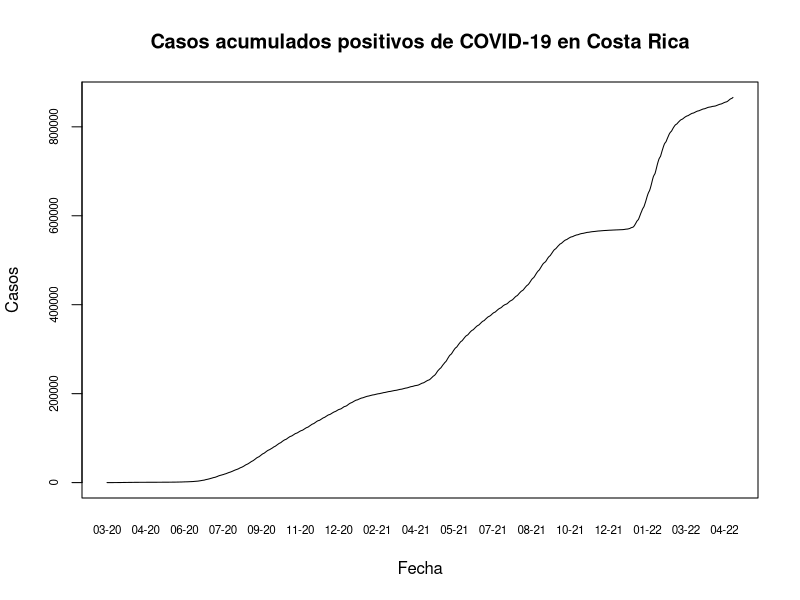
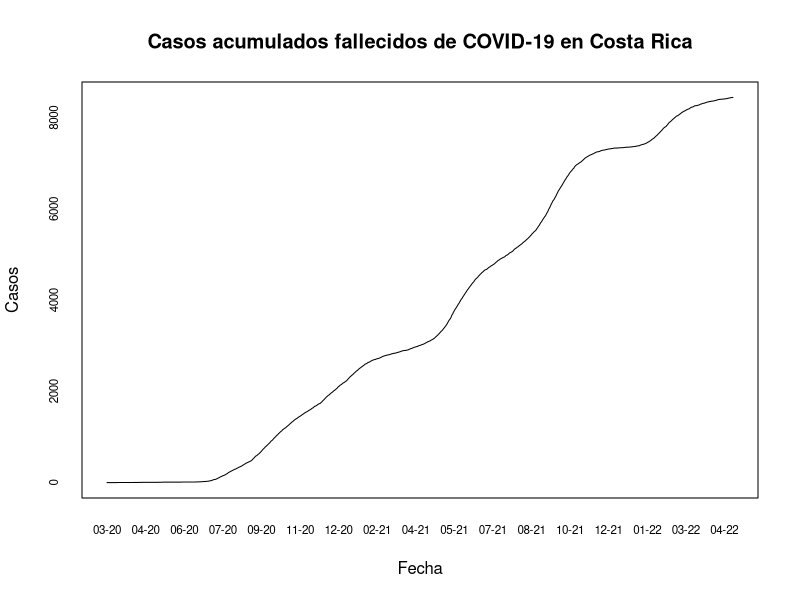
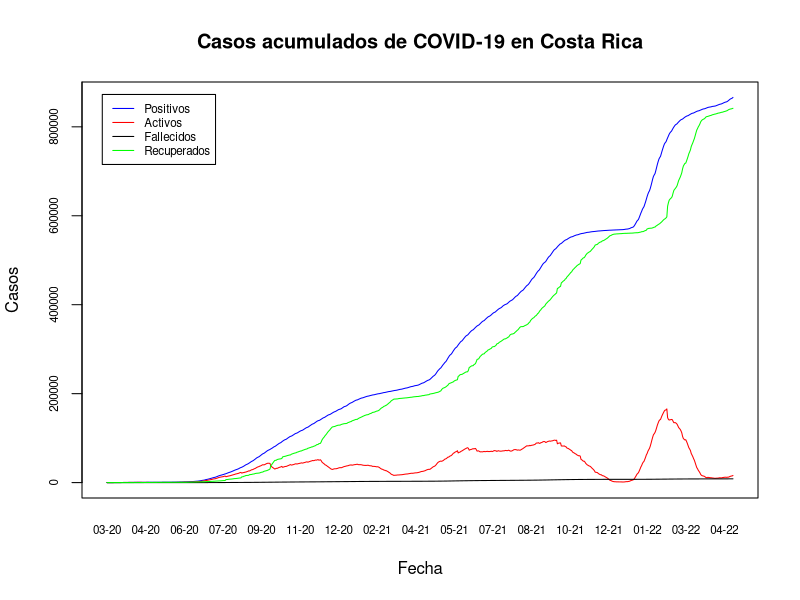
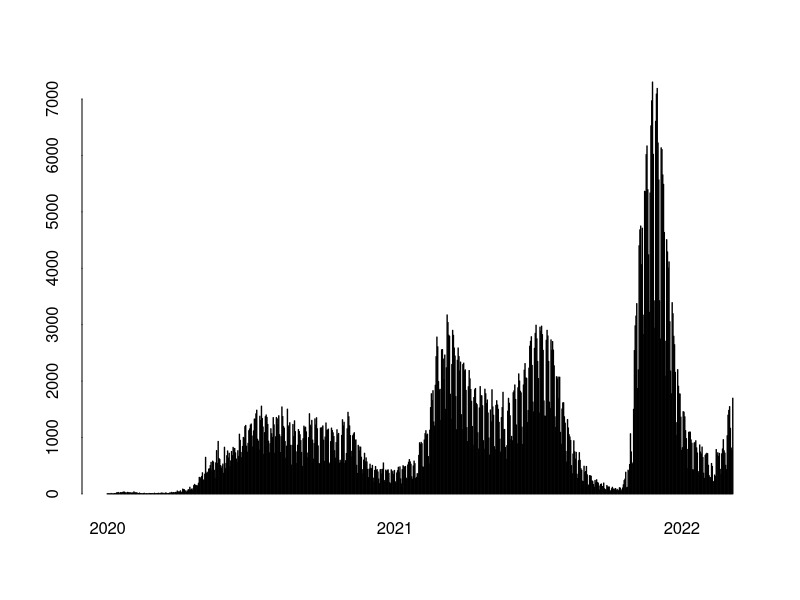
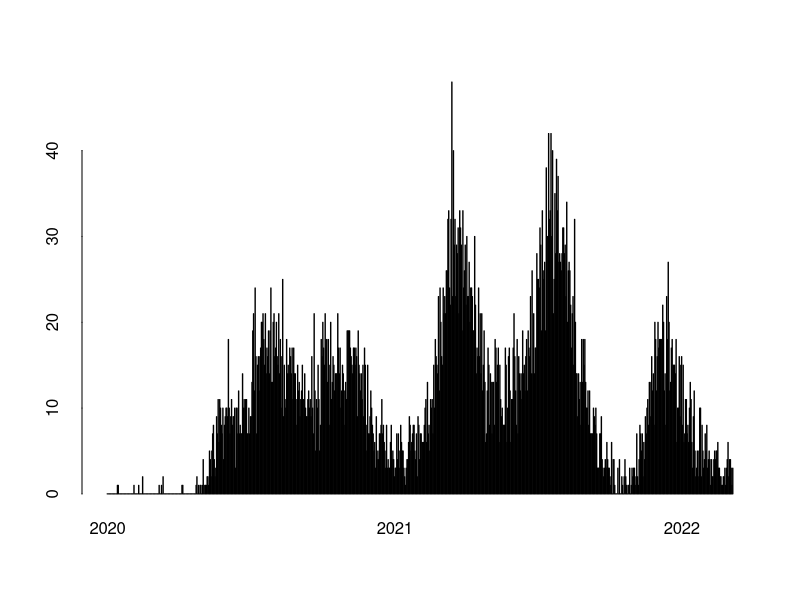

Write the R code that produced these figures, in order.
## ---- chunk 1
knitr::opts_chunk$set(echo = TRUE)
## ---- chunk 2
covid <- read.csv(file = "05_10_22_CSV_GENERAL.csv", sep = ";")
## ---- chunk 3
options(scipen = 7)
## ---- chunk 4
covid$FECHA <- as.Date(covid$FECHA, format = "%d/%m/%Y")
## ---- chunk 5
plot(
  covid$FECHA,
  covid$positivos,
  type = "l",
  xaxt = "n",
  yaxt = "n",
  main = "Casos acumulados positivos de COVID-19 en Costa Rica",
  xlab = "Fecha",
  ylab = "Casos"
)

# Formato del eje x
axis(
  side = 1,
  covid$FECHA,
  tick = FALSE,
  format(covid$FECHA, "%m-%y"),
  cex.axis = 0.7
)

# Formato del eje y
axis(
  side = 2,
  covid$positivos,
  labels = TRUE,  
  at = seq(0, 1000000, by = 200000),
  cex.axis = .7
)
## ---- chunk 6
plot(
  covid$FECHA,
  covid$fallecidos,
  type = "l",
  xaxt = "n",
  yaxt = "n",
  main = "Casos acumulados fallecidos de COVID-19 en Costa Rica",
  xlab = "Fecha",
  ylab = "Casos"
)

# Formato del eje x
axis(
  side = 1,
  covid$FECHA,
  tick = FALSE,
  format(covid$FECHA, "%m-%y"),
  cex.axis = 0.7
)

# Formato del eje y
axis(
  side = 2,
  covid$fallecidos,
  labels = TRUE,  
  at = seq(0, 10000, by = 2000),
  cex.axis = .7
)
## ---- chunk 7
plot(
  covid$FECHA,
  covid$positivos,
  type = "l",
  xaxt = "n",
  yaxt = "n",
  main = "Casos acumulados de COVID-19 en Costa Rica",
  xlab = "Fecha",
  ylab = "Casos",
  col = "blue"
)

# Casos activos
lines(covid$FECHA, covid$activos, col="red")

# Casos fallecidos
lines(covid$FECHA, covid$fallecidos, col="black")

# Casos recuperados
lines(covid$FECHA, covid$RECUPERADOS, col="green")

legend(
  x = "topleft",
  inset = 0.03,
  legend = c("Positivos", "Activos", "Fallecidos", "Recuperados"),
  col = c("blue", "red", "black", "green"),
  lty = 1,
  cex = 0.7
)

# Formato del eje X
axis(side = 1,
     covid$FECHA,
     tick = FALSE,
     format(covid$FECHA, "%m-%y"),
     cex.axis = .7)

# Formato del eje Y
axis(
  side = 2,
  covid$positivos,
  labels = TRUE,  
  at = seq(0, 1000000, by = 200000),
  cex.axis = .7
)
## ---- chunk 8
# Gráfico de barras
barplot(
  height=covid$nue_posi,
  names.arg=format(covid$FECHA, "%Y"),
  ann = FALSE, 
  bty = "n", 
  tck = 0, 
  xaxt = "n",
  space = 1,
  main = "Casos positivos por día",
  xlab = "Fecha",
  ylab = "Casos positivos",
  col = "blue"
)

# Fechas minima y máxima
x_min <- min(covid$FECHA)
x_max <- max(covid$FECHA)

# Formato del eje X
axis(
  side = 1,
  at = match(seq(as.Date(x_min), x_max, "years"), covid$FECHA) * (1 + 1),
  labels = format(seq(as.Date(x_min), x_max, "years"), "%Y"),
  lwd = 0)
## ---- chunk 9
# Gráfico de barras
barplot(
  height=covid$nue_falleci,
  names.arg=format(covid$FECHA, "%Y"),
  ann = FALSE, 
  bty = "n", 
  tck = 0, 
  xaxt = "n",
  space = 1,
  main = "Casos fallecidos por día",
  xlab = "Fecha",
  ylab = "Casos fallecidos",
  col = "blue"
)

# Fechas minima y máxima
x_min <- min(covid$FECHA)
x_max <- max(covid$FECHA)

# Formato del eje X
axis(
  side = 1,
  at = match(seq(as.Date(x_min), x_max, "years"), covid$FECHA) * (1 + 1),
  labels = format(seq(as.Date(x_min), x_max, "years"), "%Y"),
  lwd = 0)
